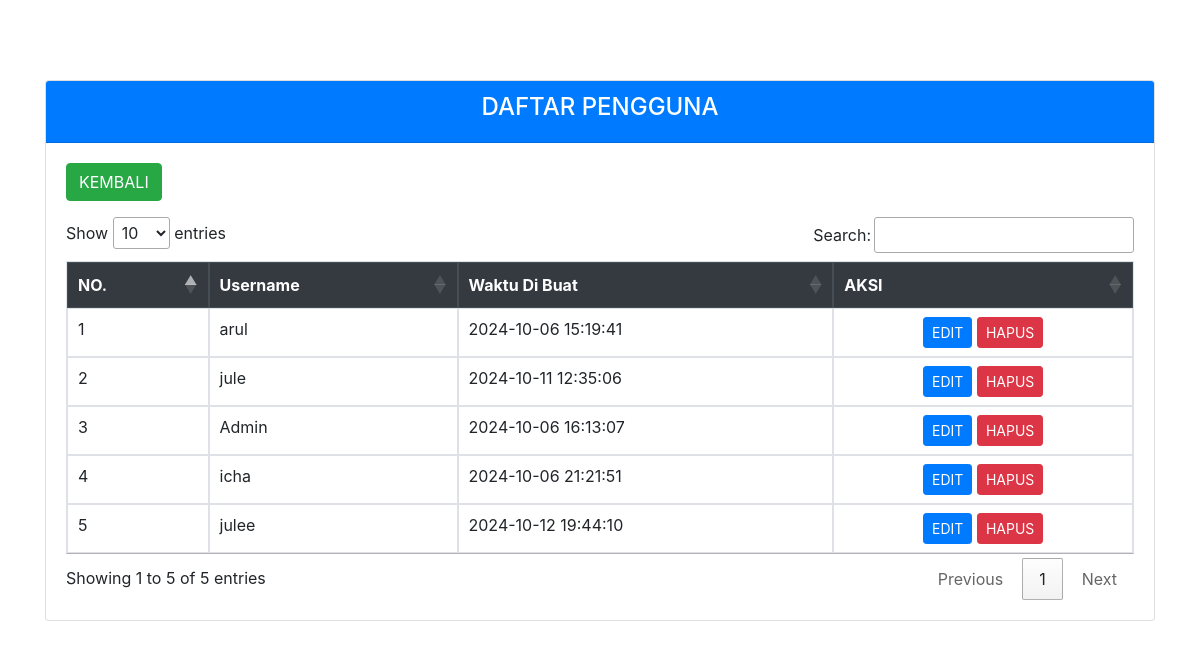
The page /Admin.com/daftar_user.php (signed in) on the database its author committed.
### tables this page shows
CREATE TABLE `users` (
  `id` int NOT NULL AUTO_INCREMENT,
  `username` varchar(50) NOT NULL,
  `password` varchar(255) NOT NULL,
  `created_add` datetime NOT NULL DEFAULT CURRENT_TIMESTAMP,
  PRIMARY KEY (`id`),
  UNIQUE KEY `username` (`username`)
);

### Admin.com/daftar_user.php (the view, shortened to what this page needs)
<!doctype html>
<html lang="en">
<head>
  <link rel="stylesheet" href="https://stackpath.bootstrapcdn.com/bootstrap/4.4.1/css/bootstrap.min.css">
  <link rel="stylesheet" href="//cdn.datatables.net/1.10.20/css/jquery.dataTables.min.css">
  <link rel="stylesheet" href="../css/style_daftarfilm.css">
</head>
<body>
  <div class="container fade-in" style="margin-top: 80px;">
    <div class="row">
      <div class="col-md-12">
        <div class="card">
          <div class="card-header text-center bg-primary text-white">
            <h4>DAFTAR PENGGUNA</h4>
          </div>
          <div class="card-body">
            <a href="./" class="btn btn-md btn-success mb-3">KEMBALI</a>
            <table class="table table-hover table-bordered" id="myTable">
              <thead class="thead-dark">
                <tr>
                  <th scope="col">NO.</th>
                  <th scope="col">Username</th>
                  <th scope="col">Waktu Di Buat</th>
                  <th scope="col">AKSI</th>
                </tr>
              </thead>
              <tbody>
                <?php
                  include('../service/database.php');
                  $no = 1;
                  $query = mysqli_query($db,"SELECT * FROM users");
                  while($row = mysqli_fetch_array($query)){
                ?>
                <tr>
                  <td><?php echo $no++ ?></td>
                  <td><?php echo $row['username'] ?></td>
                  <td><?php echo $row['created_add'] ?></td>
                  <td class="text-center">
                    <a href="edit_user.php?id=<?php echo $row['id'] ?>" class="btn btn-sm btn-primary">EDIT</a>
                    <a href="hapus_user.php?id=<?php echo $row['id'] ?>" class="btn btn-sm btn-danger">HAPUS</a>
                  </td>
                </tr>
                <?php } ?>
              </tbody>
            </table>
          </div>
        </div>
      </div>
    </div>
  </div>
</body>
</html>

### css/style_daftarfilm.css (style rules this page uses)
.fade-in { opacity: 0; animation: fadeIn 1s ease-in forwards; }
.card { transition: box-shadow 0.3s ease-in-out; }

### rows shown on the page
users: username "arul", created_add "2024-10-06 15:19:41"
users: username "jule", created_add "2024-10-11 12:35:06"
users: username "Admin", created_add "2024-10-06 16:13:07"
users: username "icha", created_add "2024-10-06 21:21:51"
users: username "julee", created_add "2024-10-12 19:44:10"
